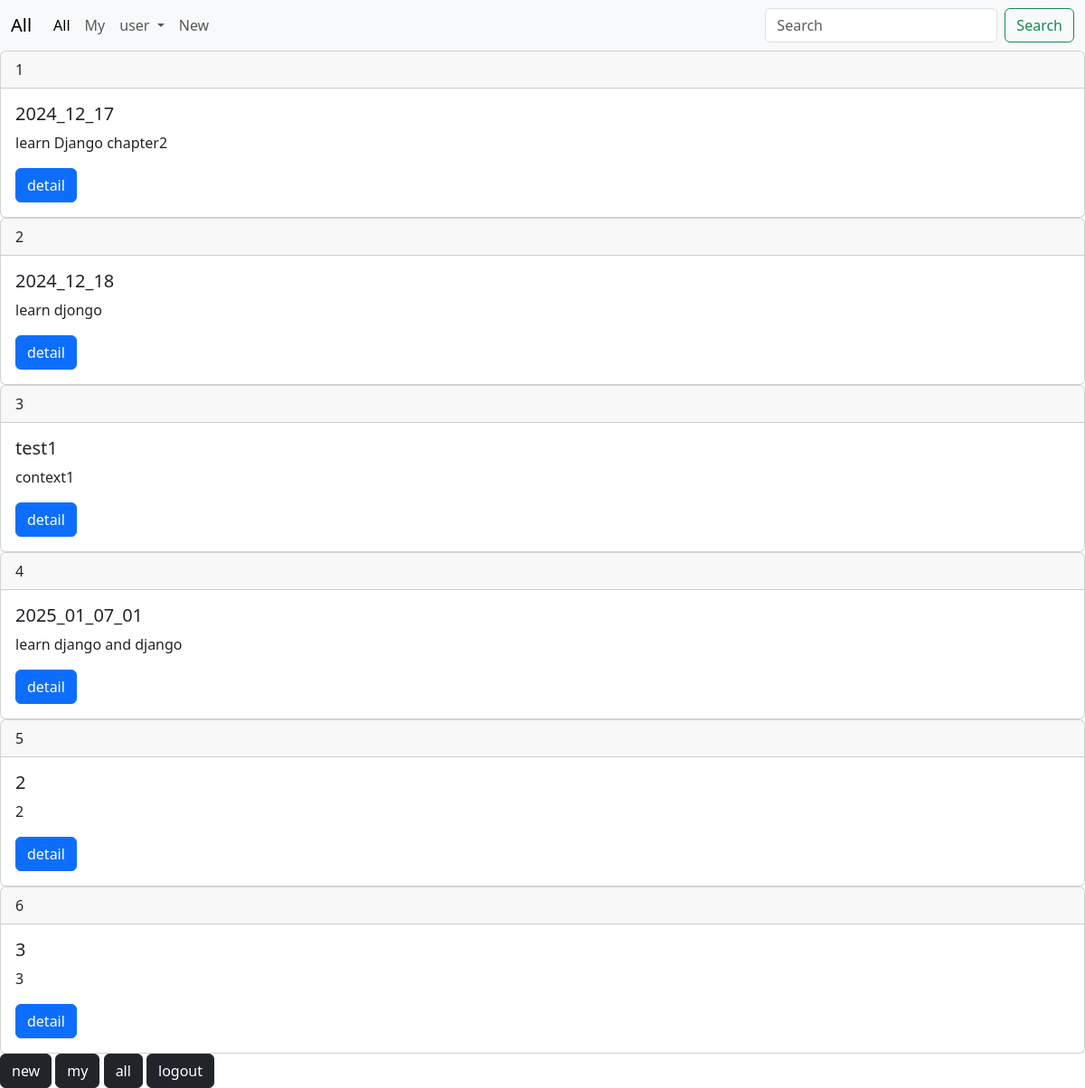
The page /app/entries/ (signed in) on the database its author committed.
### entryapp/models.py (models this page shows)
class EntryModel(models.Model):
    title = models.CharField(max_length=50)
    entry_text = models.CharField(max_length=500)
    user = models.ForeignKey(CustomUser, on_delete=models.CASCADE)

### entryapp/views.py (the view)
# urls.py: path('entries/', ListEntryView.as_view(), name='list_entry'),
class ListEntryView(LoginRequiredMixin, ListView):
    template_name = 'entry/entry_model_list.html'
    model = EntryModel

### entryapp/templates/entry/entry_model_list.html (shortened to what this page needs)
{% extends 'base.html' %}
{% block content %}
{% for entry in object_list %}
    <div class="card">
      <div class="card-header">
        {{ forloop.counter }}
      </div>
      <div class="card-body">
        <h5 class="card-title">{{ entry.title }}</h5>
        <p class="card-text">{{ entry.entry_text }}</p>
        <a href="{% url 'detail_entry' entry.pk %}" class="btn btn-primary">detail</a>
      </div>
    </div>
    {% endfor %}
    <a href="{% url 'create_entry' %}" class="btn btn-dark">new</a>
    <a href="{% url 'user_list' user.id %}" class="btn btn-dark">my</a>
    <a href="{% url 'list_entry' %}" class="btn btn-dark">all</a>
    <a href="{% url 'accounts:logout' %}" class="btn btn-dark">logout</a>
{% endblock %}

### templates/base.html (shortened to what this page needs)
<!DOCTYPE html>
<html lang="en">
<head>
    <link href="https://cdn.jsdelivr.net/npm/bootstrap@5.3.0/dist/css/bootstrap.min.css" rel="stylesheet">
</head>
<body>
    <nav class="navbar navbar-expand-lg bg-body-tertiary">
      <div class="container-fluid">
        <a class="navbar-brand" href="{% url 'list_entry' %}">All</a>
        <div class="collapse navbar-collapse" id="navbarSupportedContent">
          <ul class="navbar-nav me-auto mb-2 mb-lg-0">
            <li class="nav-item">
              <a class="nav-link active" aria-current="page" href="{% url 'list_entry' %}">All</a>
            </li>
            {% if user.id != '' and user.id != None %}
            <li class="nav-item">
              <a class="nav-link" href="{% url 'user_list' user.id %}">My</a>
            </li>
            {% endif %}
            <li class="nav-item dropdown">
              <a class="nav-link dropdown-toggle" href="#" role="button" data-bs-toggle="dropdown" aria-expanded="false">
                user
              </a>
            </li>
            <li class="nav-item">
              <a class="nav-link"  href="{% url 'create_entry' %}">New</a>
            </li>
          </ul>
          <form class="d-flex" role="search">
            <input class="form-control me-2" type="search" placeholder="Search" aria-label="Search">
            <button class="btn btn-outline-success" type="submit">Search</button>
          </form>
        </div>
      </div>
    </nav>
  {% block content %}{% endblock content %}
</body>
</html>

### rows shown on the page
EntryModel: title "2024_12_17", entry_text "learn Django chapter2"
EntryModel: title "2024_12_18", entry_text "learn djongo"
EntryModel: title "test1", entry_text "context1"
EntryModel: title "2025_01_07_01", entry_text "learn django and django"
EntryModel: title "2", entry_text "2"
EntryModel: title "3", entry_text "3"
